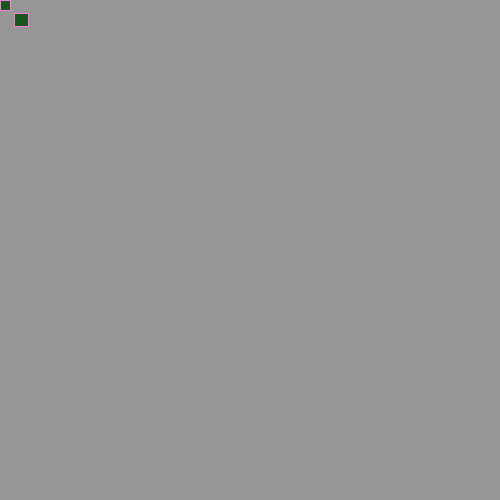
Frame 1 (no input)
Frame 60 (the mouse pressed at the canvas centre just before this capture): identical to frame 1, image omitted
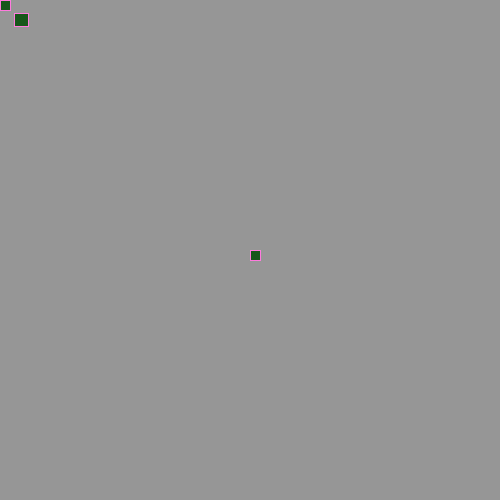
Frame 120 (the mouse held since frame 60 and released just before this capture)

The Processing sketch that drew these frames (run headless with seeded random() and noise(); from frame 60 on, the mouse is pressed at the canvas centre):

// Processing sketch: processing_150607
// ── processing_150607.pde

void setup () {
size(500,500);
background(150);
}
void draw () {
stroke (276,123,222);
fill (23,87,27);
rect(14,13,14,13);
rect(mouseX, mouseY, 10, 10);
}
